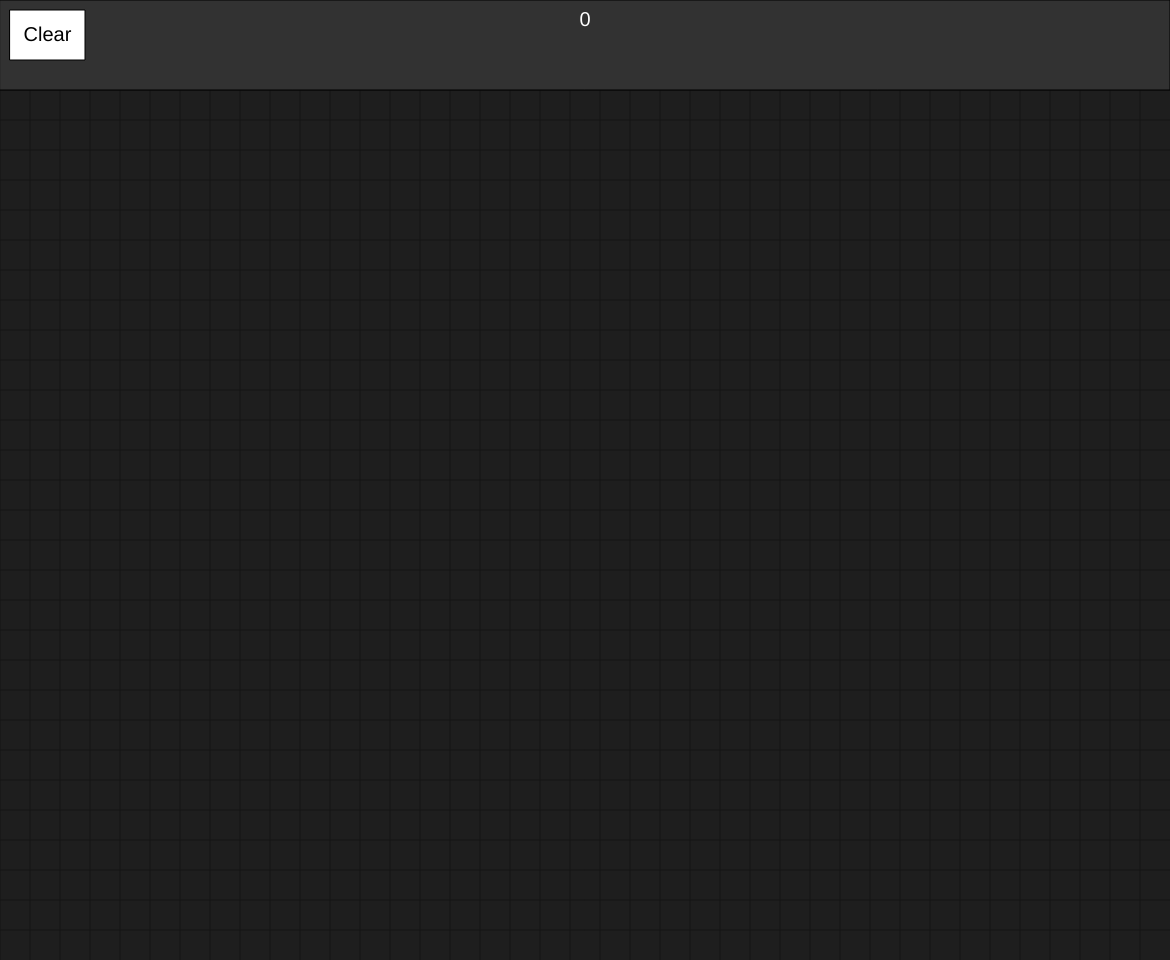
Frame 1 (no input)
Frame 60 (no input): identical to frame 1, image omitted
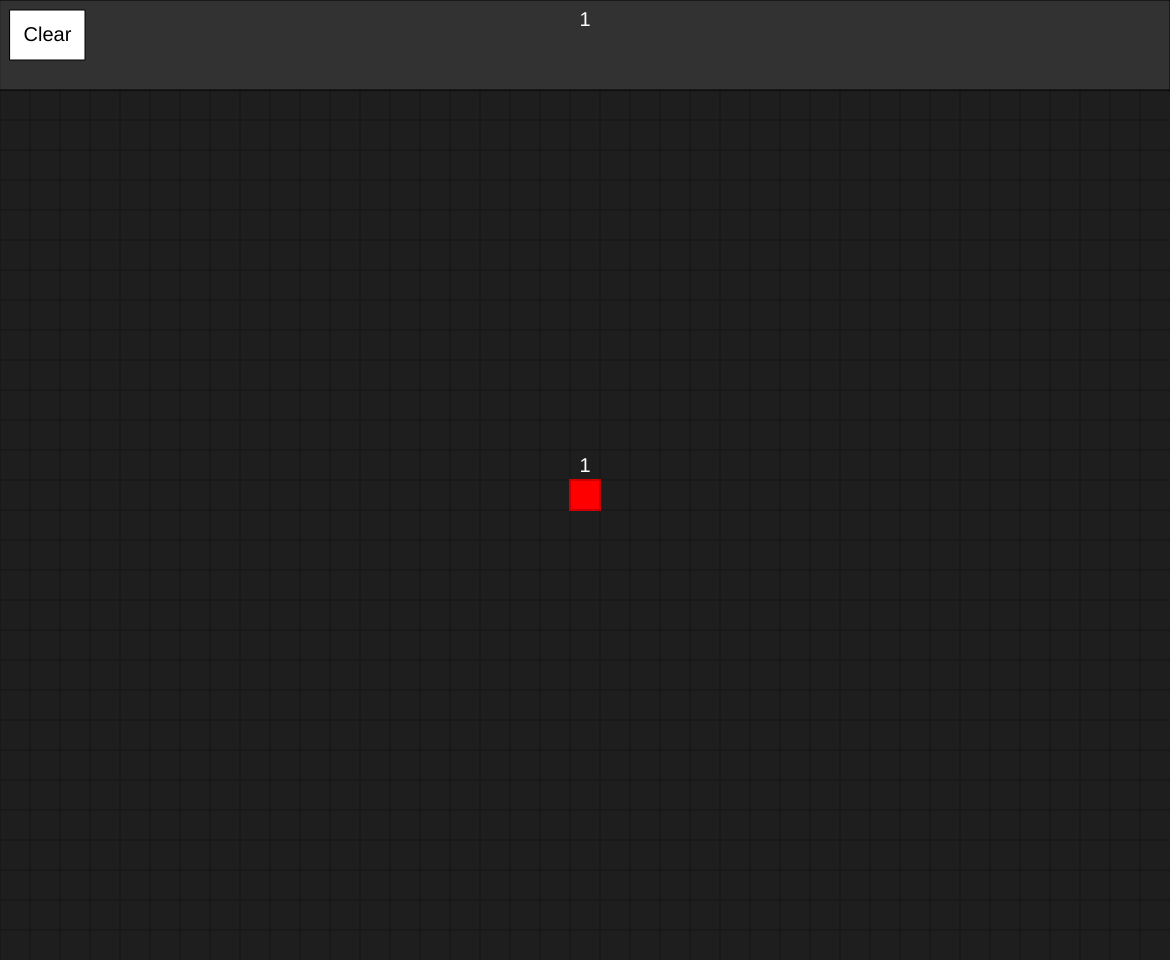
Frame 120 (the mouse pressed at the canvas centre since frame 60)

The p5.js sketch that drew these frames (run headless with seeded random() and noise() and a simulated clock; from frame 60 on, the mouse is pressed at the canvas centre):

// p5.js sketch
// ── sketch.js
const GRID_SIZE = 30;
const MARGIN_TOP = GRID_SIZE * 3;
const MARGIN_LEFT = 0;
const MARGIN_RIGHT = 0;
const MARGIN_BOTTOM = 0;

let blocks = [];
let isDragging = false;
/**@type {"add"|"remove"} */
let mode = null;
let blockGroups = [];

const tools = {
    draw: {},
    cut: {},
};
let activeTool = tools.draw;
const buttonSize = { w: 100, h: 50 };
const toolbar = [];
const BUTTON_HEIGHT = 50;
const BUTTON_WIDTH = 75;
toolbar.push(
    new Button(10, 10, BUTTON_WIDTH, BUTTON_HEIGHT, "Clear", () => {
        blocks = [];
        blockGroups = [];
    })
);

// toolbar.push(
//     new Button(100, 10, BUTTON_WIDTH, BUTTON_HEIGHT, "Draw", (btn) => {
//         activeTool = tools.draw;
//         // toolbar.forEach((b) => (b.select(false)));
//         // btn.select(true);
//     })
// );

const colors = [
    // 1 red
    [[255, 0, 0]],
    // 2 orange
    [[255, 165, 0]],
    // Less vibrant yellow
    [[200, 200, 0]],
    // 4 green
    [[0, 128, 0]],
    // 5 blue
    [[0, 0, 255]],
    // 6 indigo
    [[75, 0, 130]],
    // 7 rainbow
    [
        [255, 0, 0],
        [255, 165, 0],
        [255, 255, 0],
        [0, 128, 0],
        [0, 0, 255],
        [75, 0, 130],
        [128, 0, 128],
    ],
    // viloet
    // [[128, 0, 128]],
    // 8 bright pink
    [[255, 105, 180]],
    // 9 grey
    [[128, 128, 128]],
    // 10 light grey
    // [[211, 211, 211]],
];

function setup() {
    // disable right click menu
    document.oncontextmenu = function () {
        return false;
    };
    const PAD_X = 30;
    const PAD_Y = 40;
    const w = floor((windowWidth - PAD_X) / GRID_SIZE) * GRID_SIZE;
    const h = floor((windowHeight - PAD_Y) / GRID_SIZE) * GRID_SIZE;
    createCanvas(w, h);
    // hide the mouse
    // noCursor();
}

function draw() {
    background(30);
    drawGrid();
    drawToolbar();
    drawGroups();
    drawEquationLabel();
}

function inBounds(x, y) {
    return (
        x > MARGIN_LEFT &&
        x < width - MARGIN_RIGHT &&
        y > MARGIN_TOP &&
        y < height - MARGIN_BOTTOM
    );
}

function mousePressed() {
    if (toolbar.some((button) => button.clicked())) {
        return;
    }

    if (!inBounds(mouseX, mouseY)) {
        return;
    }

    // if left mouse button is pressed, set mode to add. If right mouse button is pressed, set mode to remove
    if (mouseButton === LEFT) {
        mode = "add";
    }
    if (mouseButton === RIGHT) {
        mode = "remove";
    }

    isDragging = true;
    if (mode === "remove") {
        removeBlock(mouseX, mouseY);
    } else {
        addBlock(mouseX, mouseY);
    }
}

function mouseReleased() {
    isDragging = false;
    toolbar.forEach((button) => (button.isActive = false));
}

function mouseMoved() {
    for (let button of toolbar) {
        button.hover();
    }
}

function mouseDragged() {
    if (!inBounds(mouseX, mouseY)) {
        return false;
    }

    if (isDragging) {
        if (mode === "remove") {
            removeBlock(mouseX, mouseY);
        } else {
            addBlock(mouseX, mouseY);
        }
    }
}

// draw each group of blocks
// all blocks in a group will be the same color
function drawGroups() {
    for (let group of blockGroups) {
        // pick a color based on the number of blocks in the group
        // use modulo to cycle through the colors array
        let colorSeq = colors[(group.length - 1) % colors.length];
        let colorIndex = 0;
        for (let cell of group) {
            // pick the next color in the sequence and wrap around if necessary
            c = colorSeq[colorIndex++ % colorSeq.length];
            drawSquare(GRID_SIZE, c, cell.x, cell.y);
        }

        drawGroupLabel(group);
    }
}

// if a cell does not already exist at the location, then add it
function addBlock(x, y) {
    // convert x and y to grid coordinates
    let xPos = floor(x / GRID_SIZE) * GRID_SIZE;
    let yPos = floor(y / GRID_SIZE) * GRID_SIZE;
    // check if a cell already exists at the location
    let exists = blocks.some((cell) => cell.x === xPos && cell.y === yPos);
    if (!exists) {
        blocks.push({ x: xPos, y: yPos });
        blockGroups = groupBlocks();
    }
}

function removeBlock(x, y) {
    // convert x and y to grid coordinates
    let xPos = floor(x / GRID_SIZE) * GRID_SIZE;
    let yPos = floor(y / GRID_SIZE) * GRID_SIZE;
    // check if a cell already exists at the location
    let index = blocks.findIndex((cell) => cell.x === xPos && cell.y === yPos);
    if (index !== -1) {
        blocks.splice(index, 1);
        blockGroups = groupBlocks();
    }
}

// create a copy of the blocks array and group them by proximity.
// Any blocks that are touching will be grouped together
function groupBlocks() {
    let groupedBlocks = [];
    let copy = blocks.slice();
    while (copy.length > 0) {
        let current = copy.shift();
        let group = [current];
        let i = 0;
        while (i < group.length) {
            let cell = group[i];
            let neighbors = getNeighbors(cell, copy);
            group.push(...neighbors);
            copy = copy.filter((cell) => !neighbors.includes(cell));
            i++;
        }
        // sort group by y position
        group.sort((a, b) => a.y - b.y);
        // sort group by x position
        group.sort((a, b) => a.x - b.x);
        groupedBlocks.push(group);
    }
    return groupedBlocks;
}

function getNeighbors(cell, cells) {
    let neighbors = [];
    for (let i = cells.length - 1; i >= 0; i--) {
        let c = cells[i];
        let dx = abs(c.x - cell.x);
        let dy = abs(c.y - cell.y);
        if ((dx === GRID_SIZE && dy === 0) || (dy === GRID_SIZE && dx === 0)) {
            neighbors.push(c);
        }
    }
    return neighbors;
}

// draw the group label
// the label should be drawn above the leftmost block on the top row
function drawGroupLabel(group) {
    // find the topmost position
    let y = group.reduce((a, b) => (a.y < b.y ? a : b)).y;
    // find the rightmost position of the blocks with the topmost y value
    let x = group
        .filter((cell) => cell.y === y)
        .reduce((a, b) => (a.x < b.x ? a : b)).x;

    const label = group.length;
    drawLabel(x, y, label);
}

function drawLabel(x, y, label) {
    push();
    fill(255);
    textSize(20);
    textAlign(CENTER, CENTER);
    text(label, x + GRID_SIZE / 2, y - 14);
    pop();
}

// draw a faint light grey grid
function drawGrid() {
    // Save current drawing style
    push();

    // Set the line color
    stroke(20);
    // Draw vertical lines
    for (let x = 0; x < width; x += GRID_SIZE) {
        line(x, 0, x, height);
    }
    // Draw horizontal lines
    for (let y = 0; y < height; y += GRID_SIZE) {
        line(0, y, width, y);
    }

    // Restore the drawing style to its state before push()
    pop();
}

// draw a square where the mouse cursor is
function drawSquare(size, color, x, y) {
    // Save current drawing style
    push();

    // center the square on the mouse cursor
    let xPos = floor(x / size) * size;
    let yPos = floor(y / size) * size;
    // set the fill color
    fill(color);
    // set the border to a color that is slightly darker than the fill color
    stroke(color.map((c) => (c * 0.8) | 0));
    
    strokeWeight(2);
    // draw the square
    rect(xPos, yPos, size, size);

    // Restore the drawing style to its state before push()
    pop();
}

function drawToolbar() {
    // draw a rectangle across the top of the screen in the margin
    push();
    fill(50);
    rect(0, 0, width, MARGIN_TOP);
    pop();

    for (let button of toolbar) {
        button.draw();
    }
}

// now we're going to draw a label at the top of the screen
// if there is only 1 group, then we'll just show the total number of blocks
// if there are multiple groups, then we'll show an equation that adds each group
// to equal the total number of blocks
function drawEquationLabel() {
    let total = blocks.length;
    let label = total;
    if (blockGroups.length > 1) {
        label = blockGroups
            .map((group) => group.length)
            .join(" + ")
            .concat(" = " + total);
    }
    push();
    fill(255);
    textSize(20);
    textAlign(CENTER, CENTER);
    text(label, width / 2, 20);
    pop();
}
// ── button.js
class Button {
    constructor(x, y, w, h, label, callback) {
        this.x = x;
        this.y = y;
        this.w = w;
        this.h = h;
        this.label = label;
        this.callback = callback;
        this.isHovering = false;      
        this.isActive = false;  
        this.selected = false;
    }

    draw() {
        push();
        fill(255);
        if (this.isHovering) {
            fill(200);
        }
        if (this.isActive) {
            fill(150);
        }
        rect(this.x, this.y, this.w, this.h);
        fill(0);
        textSize(20);
        textAlign(CENTER, CENTER);
        text(this.label, this.x + this.w / 2, this.y + this.h / 2);
        pop();
    }

    hover() {
        if (
            mouseX > this.x &&
            mouseX < this.x + this.w &&
            mouseY > this.y &&
            mouseY < this.y + this.h
        ) {
            this.isHovering = true;
        } else {
            this.isHovering = false;
        
        }
    }

    clicked() {
        if (this.isHovering) {
            this.isActive = true;
            this.callback(this);
            return true;
        }
        return false;
    }
}

// ── style.css
html,
body {
    margin: 0;
    padding: 0;
    width: 100vw;
    height: 100vh;
    background-color: rgb(44, 44, 44);
    display: flex;
    flex-direction: row;
    gap: 2px;
    align-items: center;
    justify-content: center;
}
canvas {
    display: block;
    /* add a shadow */
    box-shadow: 0px 0px 10px 0px rgba(0, 0, 0, 0.75);
}
